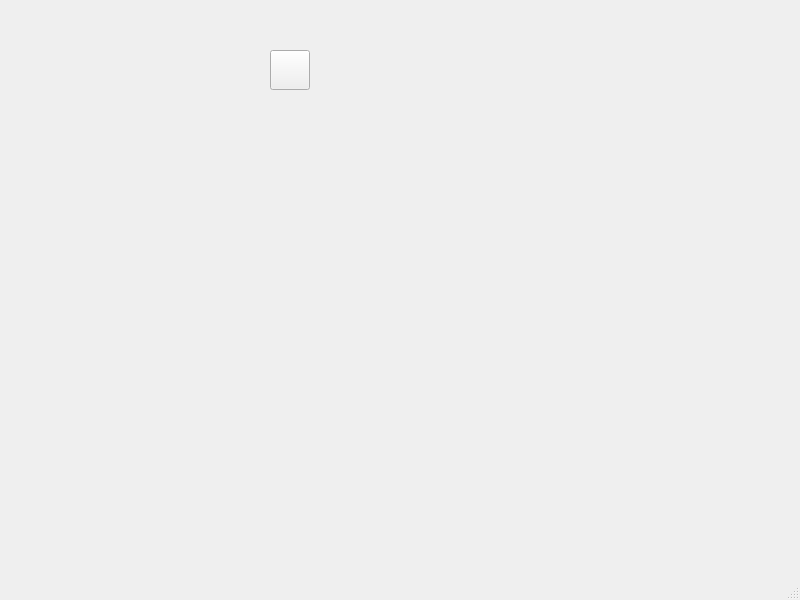
<?xml version="1.0" encoding="UTF-8"?>
<ui version="4.0">
 <class>MainWindow</class>
 <widget class="QMainWindow" name="MainWindow">
  <property name="geometry">
   <rect>
    <x>0</x>
    <y>0</y>
    <width>800</width>
    <height>600</height>
   </rect>
  </property>
  <property name="windowTitle">
   <string>MainWindow</string>
  </property>
  <widget class="QWidget" name="centralwidget">
   <widget class="QPushButton" name="pb">
    <property name="geometry">
     <rect>
      <x>270</x>
      <y>50</y>
      <width>40</width>
      <height>40</height>
     </rect>
    </property>
    <property name="text">
     <string/>
    </property>
    <property name="icon">
     <iconset>
      <normaloff>0.png</normaloff>0.png</iconset>
    </property>
    <property name="iconSize">
     <size>
      <width>40</width>
      <height>40</height>
     </size>
    </property>
   </widget>
  </widget>
  <widget class="QMenuBar" name="menubar">
   <property name="geometry">
    <rect>
     <x>0</x>
     <y>0</y>
     <width>800</width>
     <height>21</height>
    </rect>
   </property>
  </widget>
  <widget class="QStatusBar" name="statusbar"/>
 </widget>
 <resources/>
 <connections/>
</ui>
